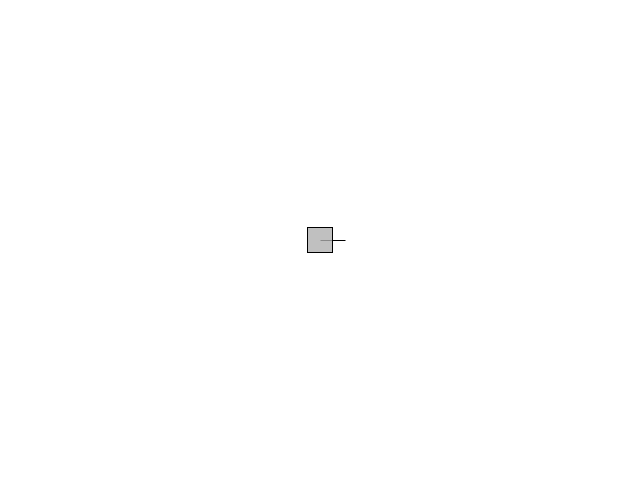
Frame 1 (no input)
Frame 60 (the mouse pressed at the canvas centre just before this capture): identical to frame 1, image omitted
Frame 120 (the mouse held since frame 60 and released just before this capture): identical to frame 1, image omitted

The Processing sketch that drew this single still picture (run headless with seeded random() and noise(); from frame 60 on, the mouse is pressed at the canvas centre):

// Processing sketch: exercise3_3
// ── exercise3_3.pde
Mover car;
PVector forward = new PVector(0,-0.1);
PVector back = new PVector(0, 0.1);
PVector rightturn = new PVector(0.1,0);
PVector leftturn = new PVector(-0.1,0);

void setup()
{
  size(640, 480);
  stroke(0);
  fill(0);

  car = new Mover(10, width/2, height/2);
}

void draw()
{
  background(255);

  if( keyPressed == true )
  {
    if (key == CODED) {			// コード化されているキーが押された
  		if (keyCode == UP) {		// キーコードを判定
  			 car.applyForce(forward);
  		}
      if (keyCode == DOWN) {
  			 car.applyForce(back);
  		}
      if (keyCode == RIGHT){
         car.applyForce(rightturn);
      }
      if (keyCode == LEFT){
         car.applyForce(leftturn);
      }
  	}
  }

  car.update();
  car.display();
}

// ── Mover.pde
class Mover {
  PVector location;
  PVector velocity;
  PVector acceleration;
  float mass;

  float angle;
  float aVelocity;
  float aAcceleration;

  Mover( float m, float xPos, float yPos)
  {
    location = new PVector( xPos, yPos );
    velocity = new PVector( 0,0 );
    acceleration = new PVector( 0,0 );

    angle = 0;
    aVelocity = 0;

    mass = m;
  }

  void update()
  {
    velocity.add(acceleration);
    location.add(velocity);

    aVelocity += aAcceleration;
    angle += aVelocity;

    acceleration.mult(0);
  }

  void applyForce(PVector force)
  {
    PVector f = PVector.div(force,mass);
    acceleration.add(f);
    aAcceleration = atan2(velocity.x, velocity.y);
  }

  void display()
  {
    stroke(0);
    fill(175, 200);
    rectMode(CENTER);
    pushMatrix();

    translate(location.x, location.y);
    rotate(angle);
    triangle(0,0, 25,0, 13, 0);
    rect(0,0,25, 25);
    popMatrix();
  }
}
